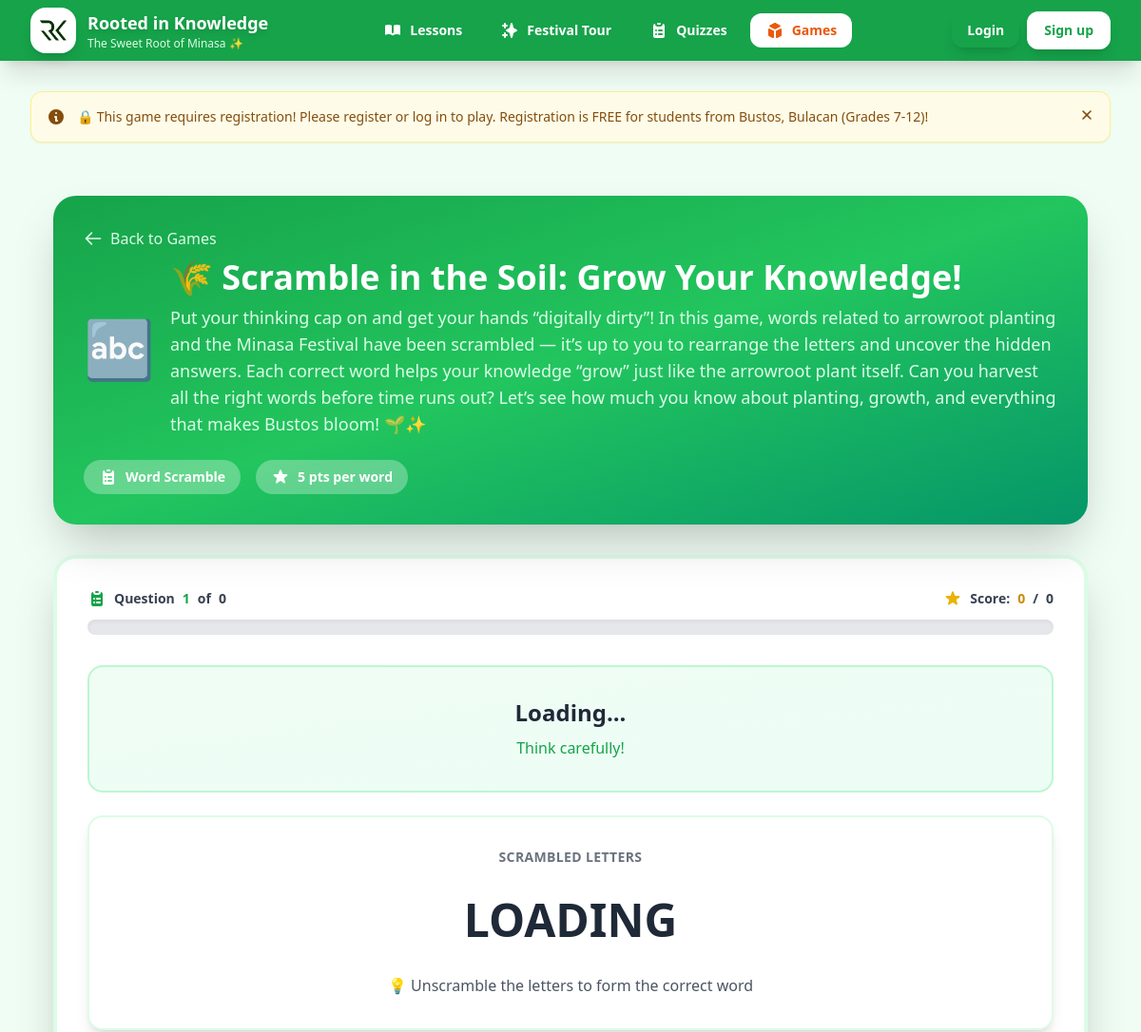
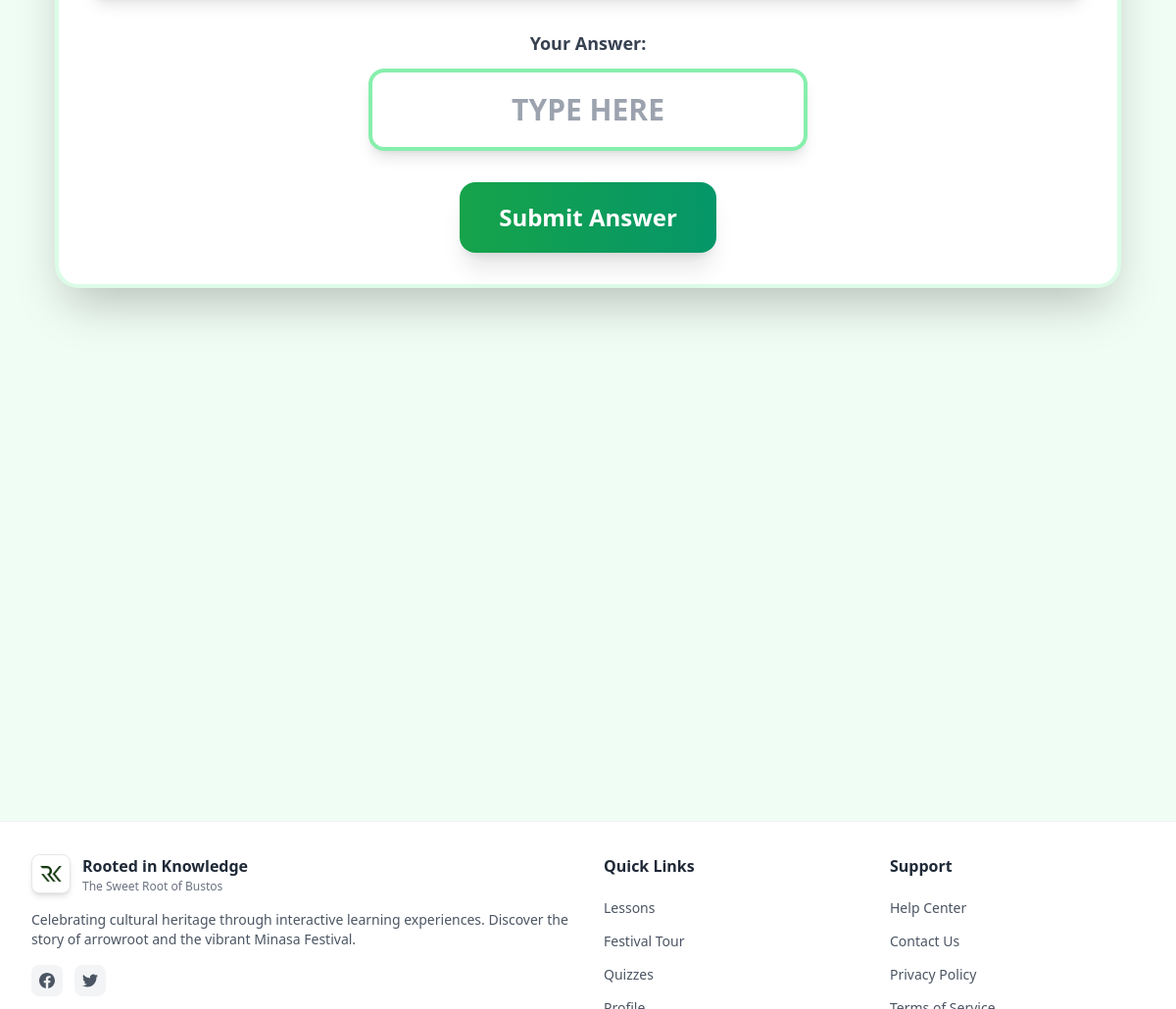
Page /games/1/ on the committed database (2 pictures, top to bottom).
### games/models.py (models this page shows, shortened)
class Game(models.Model):
    GAME_TYPE_CHOICES = [
        ('word_scramble', 'Word Scramble'),
        ('drag_drop', 'Drag and Drop Sorting'),
        ('image_identification', 'Image Identification'),
        ('memory_match', 'Memory Matching'),
    ]
    title = models.CharField(max_length=200)
    game_type = models.CharField(max_length=30, choices=GAME_TYPE_CHOICES)
    description = models.TextField(help_text="Learning goal and game instructions")
    article = models.ForeignKey('core.Article', on_delete=models.SET_NULL, null=True, blank=True, related_name='games')
    difficulty = models.CharField(max_length=20, choices=[('easy', 'Easy'), ('medium', 'Medium'), ('hard', 'Hard')], default='medium')
    time_limit = models.IntegerField(null=True, blank=True, help_text="Time limit in seconds (optional)")
    points_per_correct = models.IntegerField(default=10, validators=[MinValueValidator(1)])
    order = models.PositiveIntegerField(default=0, help_text="Display order in game list")
    created_at = models.DateTimeField(auto_now_add=True)
    updated_at = models.DateTimeField(auto_now=True)
    is_active = models.BooleanField(default=True)
    class Meta:
        ordering = ['order', '-created_at']

### games/views.py (the view, shortened to what this page needs)
# urls.py: path('<int:pk>/', views.game_detail, name='game_detail'),
def game_detail(request, pk):
    game = get_object_or_404(Game.objects.prefetch_related('questions__options'), pk=pk, is_active=True)
    can_play = request.user.is_authenticated
    if not can_play:
        all_games = list(Game.objects.filter(is_active=True).values_list('id', flat=True))
        game_position = None
        try:
            game_position = all_games.index(game.id)
        except ValueError:
            game_position = None
        if game_position is not None and game_position < PUBLIC_GAMES_LIMIT:
            can_play = True
        else:
            messages.warning(
                request,
                '🔒 This game requires registration! Please register or log in to play. '
                'Registration is FREE for students from Bustos, Bulacan (Grades 7-12)!'
            )
    questions = game.questions.all()
    game_data = None
    context = {
        'game': game,
        'game_data_json': json.dumps(game_data) if game_data else None,
        'can_play': can_play,
    }
    context.update(get_public_access_context(request.user))
    return render(request, f'games/{game.game_type}_game.html', context)

### core/access_control.py (called while the page is built)
def get_public_access_context(user):
    return {
        'user_is_authenticated': user.is_authenticated,
        'games_limit': None if user.is_authenticated else PUBLIC_GAMES_LIMIT,
        'quizzes_limit': None if user.is_authenticated else PUBLIC_QUIZZES_LIMIT,
        'has_full_access': user.is_authenticated,
        'show_registration_prompt': not user.is_authenticated,
    }

### games/templates/games/word_scramble_game.html (shortened to what this page needs)
{% extends 'core/base.html' %}
{% load static %}
{% block content %}
<div class="max-w-6xl mx-auto px-6 py-8">
  <div class="bg-gradient-to-br from-green-600 via-green-500 to-emerald-600 text-white rounded-3xl p-8 mb-8 shadow-2xl transform hover:scale-[1.02] transition-all">
    <div class="flex items-center gap-2 text-green-100 mb-2">
      <a href="{% url 'games:game_list' %}" class="hover:text-white transition-colors flex items-center gap-2">
        <svg class="w-5 h-5" fill="none" stroke="currentColor" viewBox="0 0 24 24">
          <path stroke-linecap="round" stroke-linejoin="round" stroke-width="2" d="M10 19l-7-7m0 0l7-7m-7 7h18"></path>
        </svg>
        Back to Games
      </a>
    </div>
    <div class="flex items-center gap-4">
      <div class="text-6xl">🔤</div>
      <div>
        <h1 class="text-4xl font-bold mb-2">{{ game.title }}</h1>
        <p class="text-green-100 text-lg">{{ game.description }}</p>
      </div>
    </div>
    <div class="mt-6 flex flex-wrap items-center gap-4 text-sm">
      <span class="bg-white/30 backdrop-blur-sm px-4 py-2 rounded-full font-semibold flex items-center gap-2">
        Word Scramble
      </span>
      <span class="bg-white/30 backdrop-blur-sm px-4 py-2 rounded-full font-semibold flex items-center gap-2">
        {{ game.points_per_correct }} pts per word
      </span>
    </div>
  </div>
  <div id="game-container" class="bg-white rounded-3xl shadow-2xl p-8 border-4 border-green-100">
    <div class="mb-8">
      <div class="flex justify-between text-sm font-semibold text-gray-700 mb-3">
        <span class="flex items-center gap-2">
          Question <span id="current-question" class="text-green-600">1</span> of <span id="total-questions">0</span>
        </span>
        <span class="flex items-center gap-2">
          Score: <span id="score" class="text-yellow-600 font-bold">0</span> / <span id="max-score">0</span>
        </span>
      </div>
      <div class="w-full bg-gray-200 rounded-full h-4 shadow-inner">
      </div>
    </div>
    <div id="question-area" class="text-center question-container">
      <div class="bg-gradient-to-br from-green-50 to-emerald-50 rounded-2xl p-8 mb-6 border-2 border-green-200">
        <h2 class="text-2xl font-bold text-gray-800 mb-2" id="question-text">Loading...</h2>
        <p class="text-green-600 font-medium">Think carefully!</p>
      </div>
      <div class="mb-8 bg-white rounded-2xl p-8 shadow-lg border-2 border-green-100">
        <p class="text-gray-500 text-sm uppercase tracking-wide mb-4 font-semibold">Scrambled Letters</p>
        <div id="scrambled-word" class="text-5xl font-bold mb-4 min-h-[80px] flex items-center justify-center flex-wrap">
          LOADING
        </div>
        <p class="text-gray-600 font-medium">💡 Unscramble the letters to form the correct word</p>
      </div>
      <div class="mb-8">
        <label class="block text-gray-700 font-semibold mb-3 text-lg">Your Answer:</label>
        <input type="text" id="answer-input" class="w-full max-w-md mx-auto text-center text-3xl font-bold px-6 py-5 border-4 border-green-300 rounded-2xl focus:border-green-500 focus:outline-none focus:ring-4 focus:ring-green-200 uppercase shadow-lg transition-all" placeholder="TYPE HERE" autocomplete="off">
      </div>
      <button id="submit-btn" class="px-10 py-5 bg-gradient-to-r from-green-600 to-emerald-600 text-white text-2xl font-bold rounded-2xl hover:from-green-700 hover:to-emerald-700 transition-all shadow-xl hover:shadow-2xl hover:scale-105 transform">
        Submit Answer
      </button>
    </div>
  </div>
</div>
{% endblock %}

### core/templates/core/base.html (style rules this page uses)
:root { --cream: #FFF9F0; --leaf: #7CB67E; --brown: #8B5E3C; --gold: #FFD700; --festival-green: #4CAF50; --festival-orange: #FF9800; --festival-yellow: #FDD835; --festival-blue: #42A5F5; --light-green: #8BC34A; }
* { transition: all 0.3s cubic-bezier(0.4, 0, 0.2, 1); }

### games/templates/games/word_scramble_game.html (style rules this page uses)
.question-container { animation: slideInUp 0.5s ease-out; }

### rows in the picture
Game: title "🌾 Scramble in the Soil: Grow Your Knowledge!", description "Put your thinking cap on and get your hands “digitally dirty”! In this game, words related to arrowroot planting and the Minasa Festival have been scrambled — it’s up to you to rearrange the letters and uncover the hidden answers. Each correct word helps your knowledge “grow” just like the arrowroot plant itself. Can you harvest all the right words before time runs out? Let’s see how much you know about planting, growth, and everything that makes Bustos bloom! 🌱✨", points_per_correct "5"

### other values in the picture
{{ message }} "🔒 This game requires registration! Please register or log in to play. Registration is FREE for students from Bustos, Bulacan (Grades 7-12)!"
